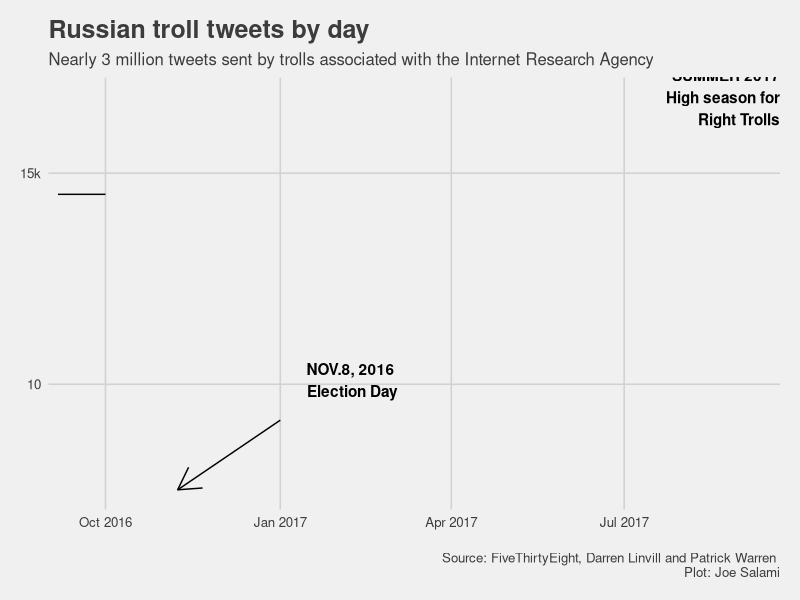
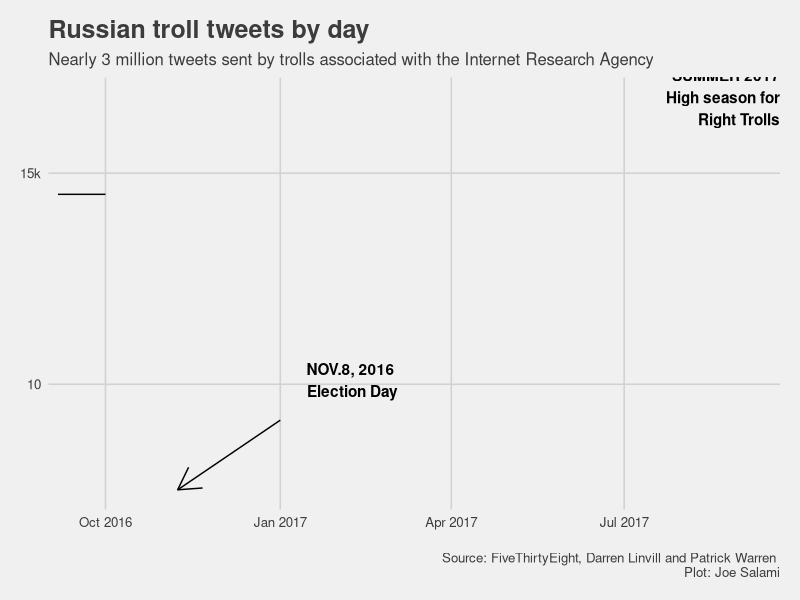

Source code (R) for these figures, in order: (Note: this script raises an error after producing the figures.)
## ---- chunk 1
library(tidyverse)
library(lubridate)
library(ggthemes)

# link to data
link <- 'https://github.com/fivethirtyeight/russian-troll-tweets'
files <- list.files(path = '.', pattern = '*.csv')
t <- map(files, read_csv) %>% bind_rows()

t$publish_date <- mdy_hm(t$publish_date)
t$date <- as.POSIXct(format(t$publish_date, format = '%Y-%m-%d')) 

## ---- chunk 2
tw <- t %>% group_by(date) %>% summarise(count = n()) %>%
            filter(date > '2014-12-31' & date <= '2018-01-01')

p<-  ggplot(tw, aes(x= date, y=count)) +
    scale_y_continuous(breaks = c(0, 5000, 10000,15000), labels = c('0', '5', '10', '15k'))+
    scale_x_datetime(expand = expand_scale(add = 0.1))  + geom_area(fill= 'coral')+
      labs(x = NULL, y = NULL,
         title = 'Russian troll tweets by day',
         subtitle = 'Nearly 3 million tweets sent by trolls associated with the Internet Research Agency',
         caption = '\nSource: FiveThirtyEight, Darren Linvill and Patrick Warren \nPlot: Joe Salami') +
         theme_fivethirtyeight() +
  annotate(geom = 'text', 
           x = as.POSIXct('2016-09-01'), 
           y = 16500, 
           label = 'OCT. 6, 2016\n Spike in troll activity\nright before WikiLeaks\nreleases Clinton\ncampaign emails',
           fontface = 'bold', 
           hjust = 1, 
           vjust=1) +
    annotate(geom = 'segment',
             x=as.POSIXct('2016-09-06'), 
             xend = as.POSIXct('2016-10-01') , 
             y = 14500 , 
             yend = 14500) +
    annotate(geom = 'text', 
             x = as.POSIXct('2017-09-21'), 
             y = 16800, 
             label = 'SUMMER 2017\n High season for\nRight Trolls',
             fontface = 'bold', 
             hjust = 1) +
    annotate(geom = 'text',  
             x = as.POSIXct('2017-02-08'), 
             y = 10100, 
             label = 'NOV.8, 2016 \nElection Day', 
             fontface = 'bold')+
    annotate(geom = 'segment',
             x = as.POSIXct('2016-11-08'), 
             xend= as.POSIXct('2017-01-01') , 
             y = 7500 , 
             yend = 9150, 
             arrow = arrow(ends = 'first'))

ggsave('Tweets_by_day.png',path = '~/GitHub/MyTidyTuesday/Week 20', width = 10, height = 10)
p
## ---- chunk 3
  
tw1 <- t %>% group_by(date, account_category) %>% summarise(count = n()) %>%
             filter(date > '2014-12-31' & date <= '2018-01-01', account_category %in% c("RightTroll","LeftTroll" ,"HashtagGamer","NewsFeed"))

anno_labs <-c('Hashtag Gamer\nParticipates in "hashtag\ngames"',
       'Left Troll\nOften mimics Black\nLives Matter activists,\ntries to divide the Democractic party',
       'News Feed\nAggregates local\nAmerican news',
       'Right Troll\nMimics typical Trump\nsupporters, often virulently\nanti-immigrant')

q<- ggplot(tw1, aes(x = date, y = count)) +
      geom_area(stat = 'identity',show.legend = F, aes(fill = account_category)) +
      theme_fivethirtyeight() + 
      scale_y_continuous(breaks = c(0, 5000, 10000,15000), labels = c('0', '5', '10', '15k'))+
      facet_wrap(~account_category, scales = 'fixed') +
      labs(x = NULL, y = NULL,
           title = 'Not all trolls are the same',
           subtitle = 'Tweets sent by trolls associated with the Internet Research Agency, as classified by Clemson researchers',
          caption = '\nSource: FiveThirtyEight, Darren Linvill and Patrick Warren \nPlot: Joe Salami') +
      annotate(geom = 'text', label = anno_labs, x = as.POSIXct('2015-02-01'), y = 11000,ymax = 15000, fontface = 'bold', hjust = 0)

ggsave('Tweets_by_category.png',path = '~/GitHub/MyTidyTuesday/Week 20', width = 10, height = 10)
q
